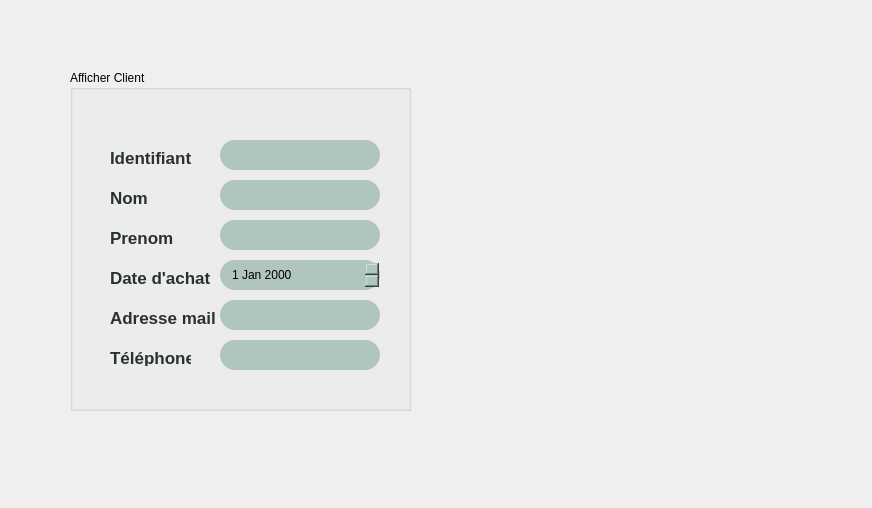
<?xml version="1.0" encoding="UTF-8"?>
<ui version="4.0">
 <class>Dialog</class>
 <widget class="QDialog" name="Dialog">
  <property name="geometry">
   <rect>
    <x>0</x>
    <y>0</y>
    <width>872</width>
    <height>508</height>
   </rect>
  </property>
  <property name="windowTitle">
   <string>Afficher clients </string>
  </property>
  <widget class="QGroupBox" name="Affiche">
   <property name="geometry">
    <rect>
     <x>70</x>
     <y>70</y>
     <width>341</width>
     <height>341</height>
    </rect>
   </property>
   <property name="styleSheet">
    <string notr="true">font: 25 14pt &quot;Corbel Light&quot;;</string>
   </property>
   <property name="title">
    <string>Afficher Client </string>
   </property>
   <widget class="QLabel" name="label">
    <property name="geometry">
     <rect>
      <x>40</x>
      <y>120</y>
      <width>56</width>
      <height>16</height>
     </rect>
    </property>
    <property name="styleSheet">
     <string notr="true">QLabel {
	font: 10pt &quot;Yu Gothic UI&quot;;
font-weight: bold;
font-size: 17px;
color: #28322E;
}
</string>
    </property>
    <property name="text">
     <string>Nom</string>
    </property>
   </widget>
   <widget class="QLabel" name="label_2">
    <property name="geometry">
     <rect>
      <x>40</x>
      <y>160</y>
      <width>81</width>
      <height>16</height>
     </rect>
    </property>
    <property name="styleSheet">
     <string notr="true">QLabel {
	font: 10pt &quot;Yu Gothic UI&quot;;
font-weight: bold;
font-size: 17px;
color: #28322E;
}</string>
    </property>
    <property name="text">
     <string>Prenom</string>
    </property>
   </widget>
   <widget class="QLabel" name="label_3">
    <property name="geometry">
     <rect>
      <x>40</x>
      <y>80</y>
      <width>91</width>
      <height>16</height>
     </rect>
    </property>
    <property name="styleSheet">
     <string notr="true">QLabel {
	font: 10pt &quot;Yu Gothic UI&quot;;
font-weight: bold;
font-size: 17px;
color: #28322E;
}</string>
    </property>
    <property name="text">
     <string>Identifiant</string>
    </property>
   </widget>
   <widget class="QLabel" name="label_4">
    <property name="geometry">
     <rect>
      <x>40</x>
      <y>240</y>
      <width>111</width>
      <height>16</height>
     </rect>
    </property>
    <property name="styleSheet">
     <string notr="true">QLabel {
	font: 10pt &quot;Yu Gothic UI&quot;;
font-weight: bold;
font-size: 17px;
color: #28322E;
}</string>
    </property>
    <property name="text">
     <string>Adresse mail</string>
    </property>
   </widget>
   <widget class="QLabel" name="label_5">
    <property name="geometry">
     <rect>
      <x>40</x>
      <y>200</y>
      <width>111</width>
      <height>16</height>
     </rect>
    </property>
    <property name="styleSheet">
     <string notr="true">QLabel {
	font: 10pt &quot;Yu Gothic UI&quot;;
font-weight: bold;
font-size: 17px;
color: #28322E;
}</string>
    </property>
    <property name="text">
     <string>Date d'achat</string>
    </property>
   </widget>
   <widget class="QLabel" name="label_6">
    <property name="geometry">
     <rect>
      <x>40</x>
      <y>280</y>
      <width>81</width>
      <height>16</height>
     </rect>
    </property>
    <property name="styleSheet">
     <string notr="true">QLabel {
	font: 10pt &quot;Yu Gothic UI&quot;;
font-weight: bold;
font-size: 17px;
color: #28322E;
}</string>
    </property>
    <property name="text">
     <string>Téléphone</string>
    </property>
   </widget>
   <widget class="QLineEdit" name="lineEdit_nomD">
    <property name="geometry">
     <rect>
      <x>150</x>
      <y>110</y>
      <width>160</width>
      <height>30</height>
     </rect>
    </property>
    <property name="styleSheet">
     <string notr="true"> QLineEdit{
border: 2px white;
border-radius: 15px;
background: #B0C5BD;
min-width: 150px;
max-width: 150px;
min-height: 30px;
max-height: 30px;
padding-left: 10px;
font: 10pt &quot;Yu Gothic UI&quot;;
}</string>
    </property>
    <property name="readOnly">
     <bool>true</bool>
    </property>
   </widget>
   <widget class="QLineEdit" name="lineEdit_prenomD">
    <property name="geometry">
     <rect>
      <x>150</x>
      <y>150</y>
      <width>160</width>
      <height>30</height>
     </rect>
    </property>
    <property name="styleSheet">
     <string notr="true"> QLineEdit{
border: 2px white;
border-radius: 15px;
background: #B0C5BD;
min-width: 150px;
max-width: 150px;
min-height: 30px;
max-height: 30px;
padding-left: 10px;
font: 10pt &quot;Yu Gothic UI&quot;;
}
</string>
    </property>
    <property name="readOnly">
     <bool>true</bool>
    </property>
   </widget>
   <widget class="QLineEdit" name="lineEdit_idD">
    <property name="geometry">
     <rect>
      <x>150</x>
      <y>70</y>
      <width>160</width>
      <height>30</height>
     </rect>
    </property>
    <property name="styleSheet">
     <string notr="true"> QLineEdit{
border: 2px white;
border-radius: 15px;
background: #B0C5BD;
min-width: 150px;
max-width: 150px;
min-height: 30px;
max-height: 30px;
padding-left: 10px;
font: 10pt &quot;Yu Gothic UI&quot;;
}</string>
    </property>
    <property name="readOnly">
     <bool>true</bool>
    </property>
   </widget>
   <widget class="QLineEdit" name="lineEdit_mailD">
    <property name="geometry">
     <rect>
      <x>150</x>
      <y>230</y>
      <width>160</width>
      <height>30</height>
     </rect>
    </property>
    <property name="styleSheet">
     <string notr="true"> QLineEdit{
border: 2px white;
border-radius: 15px;
background: #B0C5BD;
min-width: 150px;
max-width: 150px;
min-height: 30px;
max-height: 30px;
padding-left: 10px;
font: 10pt &quot;Yu Gothic UI&quot;;
}</string>
    </property>
    <property name="readOnly">
     <bool>true</bool>
    </property>
   </widget>
   <widget class="QLineEdit" name="lineEdit_telD">
    <property name="geometry">
     <rect>
      <x>150</x>
      <y>270</y>
      <width>160</width>
      <height>30</height>
     </rect>
    </property>
    <property name="styleSheet">
     <string notr="true"> QLineEdit{
border: 2px white;
border-radius: 15px;
background: #B0C5BD;
min-width: 150px;
max-width: 150px;
min-height: 30px;
max-height: 30px;
padding-left: 10px;
font: 10pt &quot;Yu Gothic UI&quot;;
}</string>
    </property>
    <property name="readOnly">
     <bool>true</bool>
    </property>
   </widget>
   <widget class="QDateEdit" name="dateEditD">
    <property name="geometry">
     <rect>
      <x>150</x>
      <y>190</y>
      <width>160</width>
      <height>30</height>
     </rect>
    </property>
    <property name="styleSheet">
     <string notr="true"> QDateEdit{
border: 2px white;
border-radius: 15px;
background: #B0C5BD;
min-width: 150px;
max-width: 150px;
min-height: 30px;
max-height: 30px;
padding-left: 10px;
font: 10pt &quot;Yu Gothic UI&quot;;
}</string>
    </property>
    <property name="readOnly">
     <bool>true</bool>
    </property>
   </widget>
  </widget>
  <widget class="QLabel" name="label_7">
   <property name="geometry">
    <rect>
     <x>0</x>
     <y>0</y>
     <width>871</width>
     <height>511</height>
    </rect>
   </property>
   <property name="text">
    <string/>
   </property>
   <property name="pixmap">
    <pixmap resource="taswira.qrc">:/new/prefix1/back.png</pixmap>
   </property>
   <property name="scaledContents">
    <bool>true</bool>
   </property>
  </widget>
  <zorder>label_7</zorder>
  <zorder>Affiche</zorder>
 </widget>
 <resources>
  <include location="taswira.qrc"/>
 </resources>
 <connections/>
</ui>
